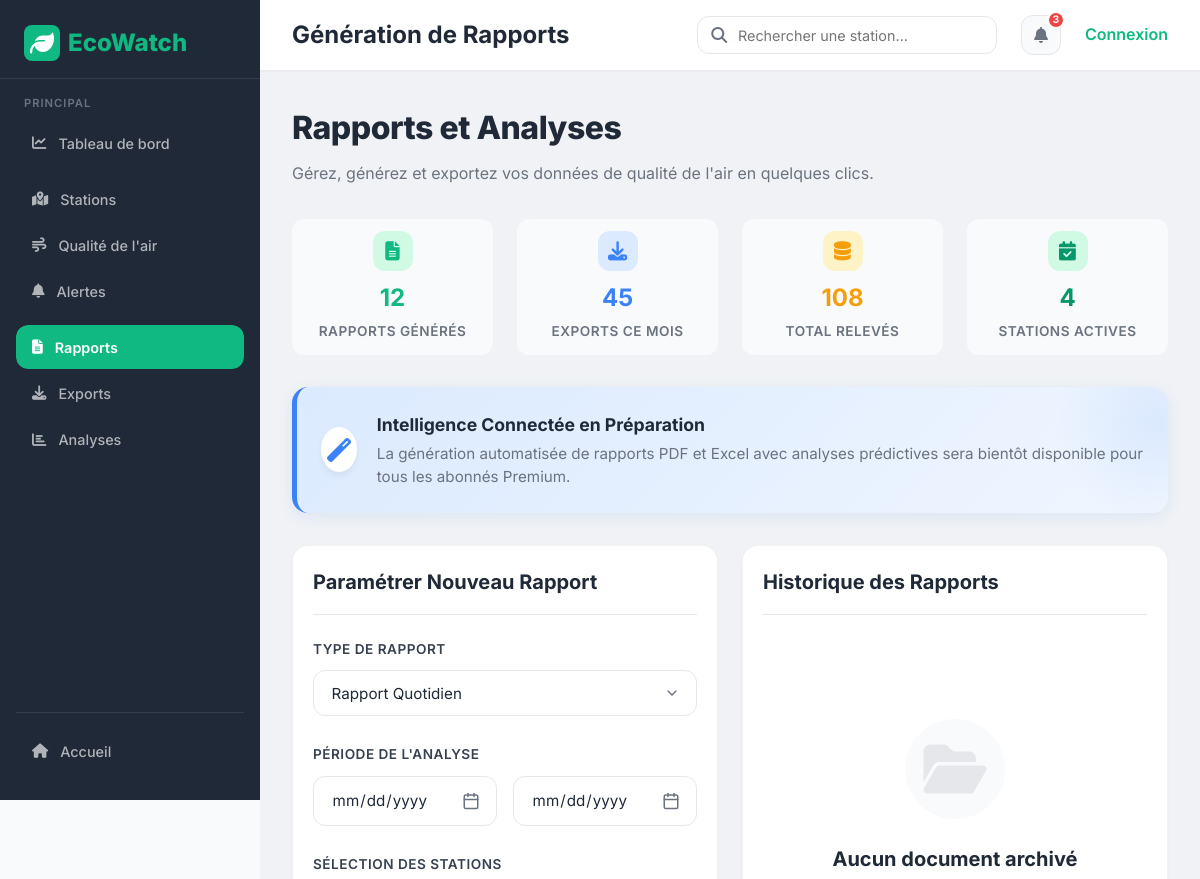
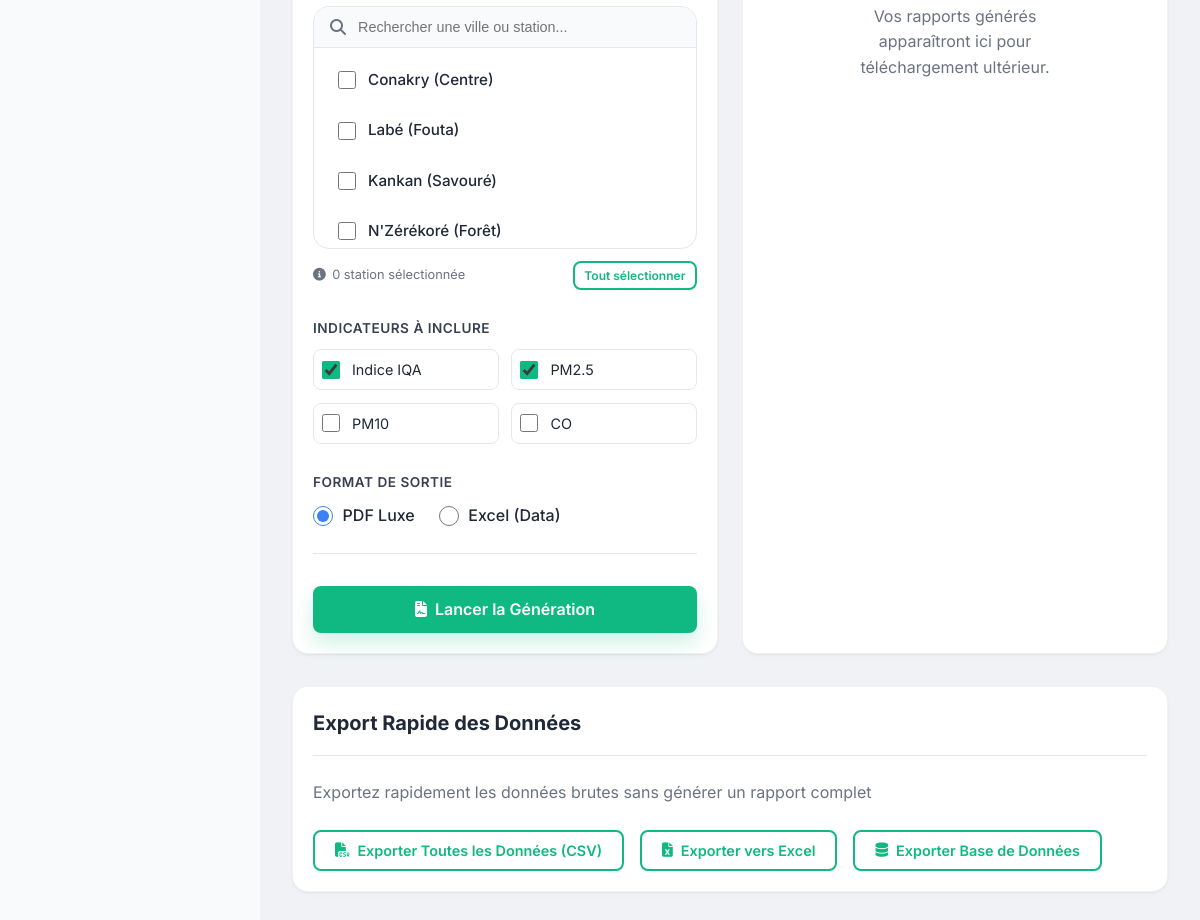
The page /reports/ on the database its author committed (2 pictures, top to bottom).
### monitoring/models.py (models this page shows, shortened)
class Station(models.Model):
    STATION_TYPES = [
        ('PHYSICAL', 'Capteur Physique'),
        ('VIRTUAL', 'Station Virtuelle (API)'),
    ]
    name = models.CharField(max_length=100)
    latitude = models.FloatField(db_index=True)
    longitude = models.FloatField(db_index=True)
    station_type = models.CharField(max_length=10, choices=STATION_TYPES, default='PHYSICAL')
    location_description = models.TextField(blank=True, null=True)
    image_url = models.URLField(blank=True, null=True, help_text="Image illustrative de la zone")
    pollution_causes = models.TextField(blank=True, null=True, help_text="Causes principales de la pollution")
    metadata = models.JSONField(default=dict, blank=True)
    created_at = models.DateTimeField(auto_now_add=True)

### monitoring/views.py (the view)
# urls.py: path('reports/', views.reports_view, name='reports'),
def reports_view(request):
    stations = Station.objects.all()
    total_readings = Reading.objects.all().count()
    context = {
        'stations': stations,
        'total_reports': 12, # Mock count
        'total_exports': 45, # Mock count
        'total_readings': total_readings,
    }
    return render(request, 'monitoring/reports.html', context)

### monitoring/templates/monitoring/reports.html (shortened to what this page needs)
{% extends "base.html" %}
{% load static %}
{% block page_title %}Génération de Rapports{% endblock %}
{% block extra_css %}
<link rel="stylesheet" href="{% static 'monitoring/css/dashboard.css' %}">
{% endblock %}
{% block content %}
<div class="flex-between mb-4">
    <div>
        <h1 style="font-size: 2rem; font-weight: 800; margin-bottom: 0.5rem; letter-spacing: -0.5px;">Rapports et Analyses</h1>
        <p style="color: var(--gray); font-size: 1rem;">Gérez, générez et exportez vos données de qualité de l'air en quelques clics.</p>
    </div>
</div>
<div class="grid-4 mb-4">
    <div class="stat-card">
        <div class="stat-icon">
            <i class="fas fa-file-alt"></i>
        </div>
        <div class="stat-value">{{ total_reports }}</div>
        <div class="stat-label">Rapports Générés</div>
    </div>
    <div class="stat-card">
        <div class="stat-icon" style="background: #dbeafe; color: #3b82f6;">
            <i class="fas fa-download"></i>
        </div>
        <div class="stat-value" style="color: #3b82f6;">{{ total_exports }}</div>
        <div class="stat-label">Exports ce Mois</div>
    </div>
    <div class="stat-card">
        <div class="stat-icon" style="background: #fef3c7; color: #f59e0b;">
            <i class="fas fa-database"></i>
        </div>
        <div class="stat-value" style="color: #f59e0b;">{{ total_readings }}</div>
        <div class="stat-label">Total Relevés</div>
    </div>
    <div class="stat-card">
        <div class="stat-icon" style="background: #d1fae5; color: #059669;">
            <i class="fas fa-calendar-check"></i>
        </div>
        <div class="stat-value" style="color: #059669;">{{ stations.count }}</div>
        <div class="stat-label">Stations Actives</div>
    </div>
</div>
<div class="premium-banner">
    <i class="fas fa-magic"></i>
    <div class="premium-banner-content">
        <strong>Intelligence Connectée en Préparation</strong>
        <p>La génération automatisée de rapports PDF et Excel avec analyses prédictives sera bientôt disponible pour tous les abonnés Premium.</p>
    </div>
</div>
<div class="grid-2 mb-4">
    <div class="card" style="animation-delay: 0.1s;">
        <div class="card-header">
            <h3 class="card-title">Paramétrer Nouveau Rapport</h3>
        </div>
        <div class="card-body">
            <div class="premium-form-group">
                <label class="premium-label">Type de Rapport</label>
                <select class="premium-control form-select">
                    <option>Rapport Quotidien</option>
                </select>
            </div>
            <div class="premium-form-group">
                <label class="premium-label">Période de l'analyse</label>
                <div class="grid-2" style="gap: 1rem;">
                    <input type="date" class="premium-control" placeholder="Début">
                    <input type="date" class="premium-control" placeholder="Fin">
                </div>
            </div>
            <div class="premium-form-group">
                <label class="premium-label">Sélection des Stations</label>
                <div class="station-selector-wrapper">
                    <div class="station-search">
                        <i class="fas fa-search" style="color: var(--gray);"></i>
                        <input type="text" placeholder="Rechercher une ville ou station..." id="stationSearch">
                    </div>
                    <div class="station-list-container" id="stationList">
                        {% for station in stations %}
                        <label class="station-option">
                            <input type="checkbox" name="stations" value="{{ station.id }}">
                            <span>{{ station.name }}</span>
                        </label>
                        {% endfor %}
                    </div>
                </div>
                <div style="margin-top: 0.75rem; display: flex; justify-content: space-between; align-items: center;">
                    <div style="color: var(--gray); font-size: 0.8rem; display: flex; align-items: center; gap: 0.4rem;">
                        <i class="fas fa-info-circle"></i>
                        <span id="selectedCount">0 station sélectionnée</span>
                    </div>
                    <button type="button" class="btn btn-outline btn-sm" style="padding: 0.3rem 0.6rem; font-size: 0.75rem;" onclick="selectAllStations()">
                        Tout sélectionner
                    </button>
                </div>
            </div>
            <div class="premium-form-group">
                <label class="premium-label">Indicateurs à inclure</label>
                <div style="display: grid; grid-template-columns: 1fr 1fr; gap: 0.8rem;">
                    <label style="display: flex; align-items: center; gap: 0.75rem; cursor: pointer; padding: 0.5rem; border: 1px solid var(--gray-light); border-radius: 0.5rem; transition: background 0.3s;">
                        <input type="checkbox" checked style="accent-color: var(--primary); width: 18px; height: 18px;">
                        <span style="font-size: 0.9rem;">Indice IQA</span>
                    </label>
                    <label style="display: flex; align-items: center; gap: 0.75rem; cursor: pointer; padding: 0.5rem; border: 1px solid var(--gray-light); border-radius: 0.5rem; transition: background 0.3s;">
                        <input type="checkbox" checked style="accent-color: var(--primary); width: 18px; height: 18px;">
                        <span style="font-size: 0.9rem;">PM2.5</span>
                    </label>
                    <label style="display: flex; align-items: center; gap: 0.75rem; cursor: pointer; padding: 0.5rem; border: 1px solid var(--gray-light); border-radius: 0.5rem; transition: background 0.3s;">
                        <input type="checkbox" style="accent-color: var(--primary); width: 18px; height: 18px;">
                        <span style="font-size: 0.9rem;">PM10</span>
                    </label>
                    <label style="display: flex; align-items: center; gap: 0.75rem; cursor: pointer; padding: 0.5rem; border: 1px solid var(--gray-light); border-radius: 0.5rem; transition: background 0.3s;">
                        <input type="checkbox" style="accent-color: var(--primary); width: 18px; height: 18px;">
                        <span style="font-size: 0.9rem;">CO</span>
                    </label>
                </div>
            </div>
            <div class="premium-form-group" style="margin-bottom: 0;">
                <label class="premium-label">Format de sortie</label>
                <div style="display: flex; gap: 1.5rem;">
                    <label style="display: flex; align-items: center; gap: 0.6rem; cursor: pointer;">
                        <input type="radio" name="format" checked style="accent-color: var(--secondary); width: 20px; height: 20px;">
                        <span style="font-weight: 500;">PDF Luxe</span>
                    </label>
                    <label style="display: flex; align-items: center; gap: 0.6rem; cursor: pointer;">
                        <input type="radio" name="format" style="accent-color: var(--secondary); width: 20px; height: 20px;">
                        <span style="font-weight: 500;">Excel (Data)</span>
                    </label>
                </div>
            </div>
        </div>
        <div class="card-footer" style="padding-top: 2rem;">
            <button class="btn btn-primary btn-lg" style="width: 100%; justify-content: center; box-shadow: 0 10px 20px rgba(16, 185, 129, 0.2);">
                <i class="fas fa-file-contract"></i>
                Lancer la Génération
            </button>
        </div>
    </div>
    <div class="card" style="animation-delay: 0.2s;">
        <div class="card-header">
            <h3 class="card-title">Historique des Rapports</h3>
        </div>
        <div class="card-body">
            <div class="premium-empty">
                <div class="premium-empty-icon">
                    <i class="fas fa-folder-open"></i>
                </div>
                <h3 style="font-size: 1.25rem; font-weight: 700; color: var(--dark); margin-bottom: 0.5rem;">Aucun document archivé</h3>
                <p style="color: var(--gray); max-width: 250px; margin: 0 auto;">Vos rapports générés apparaîtront ici pour téléchargement ultérieur.</p>
            </div>
        </div>
    </div>
</div>
<div class="card">
    <div class="card-header">
        <h3 class="card-title">Export Rapide des Données</h3>
    </div>
    <div class="card-body">
        <p style="color: var(--gray); margin-bottom: 1.5rem;">
            Exportez rapidement les données brutes sans générer un rapport complet
        </p>
        <div class="flex gap-2">
            <button class="btn btn-outline" disabled>
                <i class="fas fa-file-csv"></i>
                Exporter Toutes les Données (CSV)
            </button>
            <button class="btn btn-outline" disabled>
                <i class="fas fa-file-excel"></i>
                Exporter vers Excel
            </button>
            <button class="btn btn-outline" disabled>
                <i class="fas fa-database"></i>
                Exporter Base de Données
            </button>
        </div>
    </div>
</div>
{% endblock %}

### templates/base.html (style rules this page uses)
:root { --primary: #10b981; --primary-dark: #059669; --primary-light: #d1fae5; --secondary: #3b82f6; --dark: #1f2937; --dark-light: #374151; --light: #f9fafb; --white: #ffffff; --gray: #6b7280; --gray-light: #e5e7eb; --sidebar-width: 260px; --header-height: 70px; }
* { margin: 0; padding: 0; box-sizing: border-box; }
body { font-family: "Inter", sans-serif; background-color: var(--light); color: var(--dark); line-height: 1.6; }

### rows shown on the page
Station: name "Conakry (Centre)"
Station: name "Labé (Fouta)"
Station: name "Kankan (Savouré)"
Station: name "N'Zérékoré (Forêt)"

### other values the page prints
{{ total_reports }} "12"
{{ total_exports }} "45"
{{ total_readings }} "108"
{{ stations.count }} "4"
